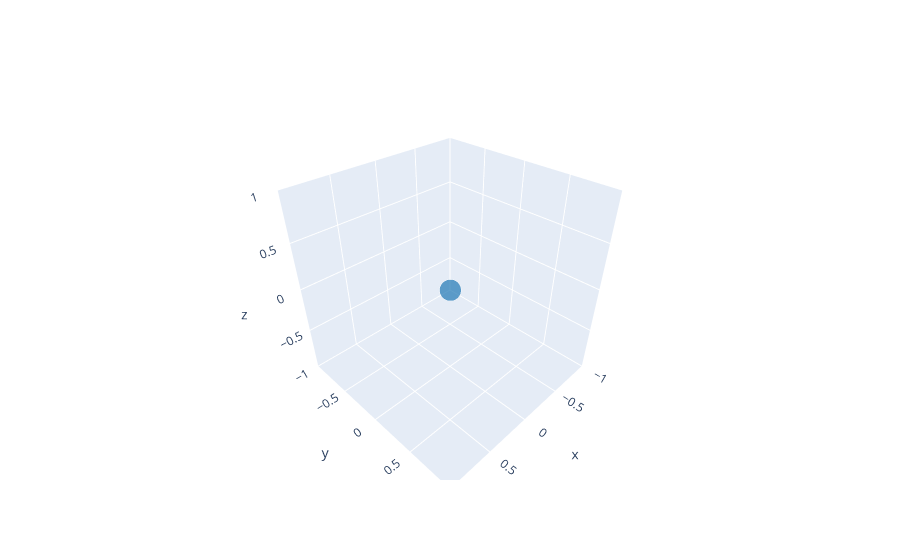

Write notebook code for a chart like this one.
### Code cell
# Draw a sphere and plot it using plotly Mesh3d
# https://plotly.com/python/mesh3d/



fig = go.Figure()
fig.add_trace(go.Scatter3d(
        mode='markers',
        x=[0],
        y=[0],
        z=[0],
        marker=dict(color=px.colors.qualitative.D3, size=[15],sizemode='diameter'
        )
    )
)

fig.show()

### Figure 1 — Plotly figure (JSON) as saved in the notebook; plotly's stock layout.template omitted (floating-point values rounded to 4 significant figures)
{"data": [{"marker": {"color": ["#1F77B4", "#FF7F0E", "#2CA02C", "#D62728", "#9467BD", "#8C564B", "#E377C2", "#7F7F7F", "#BCBD22", "#17BECF"], "size": [15], "sizemode": "diameter"}, "mode": "markers", "type": "scatter3d", "x": [0], "y": [0], "z": [0]}], "layout": {}}
